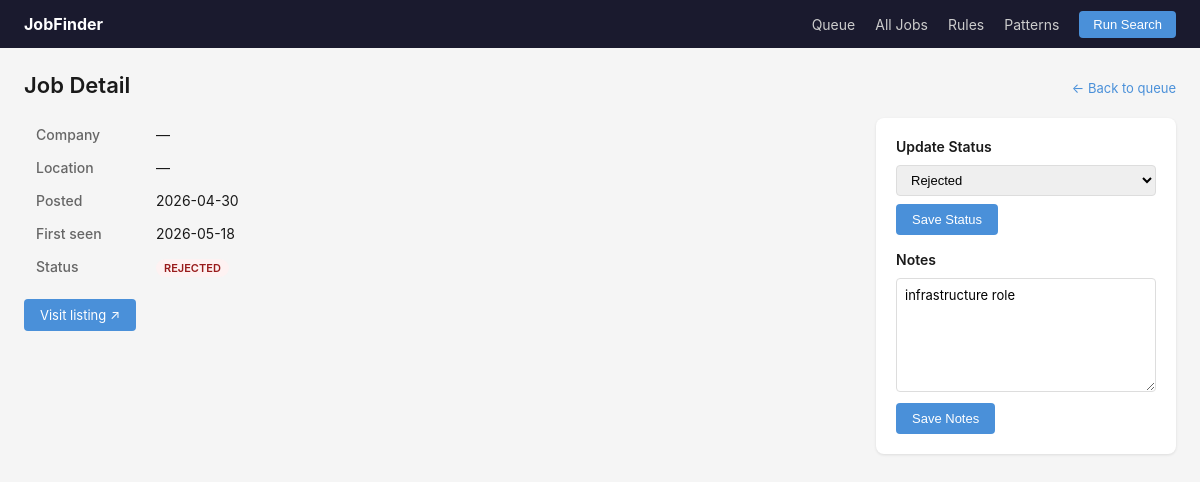
Page /jobs/5 on the committed database.
### tables this page shows
CREATE TABLE jobs (
                id           INTEGER PRIMARY KEY AUTOINCREMENT,
                url          TEXT NOT NULL UNIQUE,
                title        TEXT,
                company      TEXT,
                location     TEXT,
                description  TEXT,
                posted_date  TEXT,
                first_seen   TEXT NOT NULL,
                status       TEXT NOT NULL DEFAULT 'new'
                                 CHECK(status IN ('new','saved','applied','rejected','interviewing')),
                notes        TEXT
            );

### jobfinder/app.py (the view)
    @app.route("/jobs/<int:job_id>")
    def job_detail(job_id):
        conn = get_conn()
        job = get_job(conn, job_id)
        if not job:
            flash("Job not found.")
            return redirect(url_for("index"))
        return render_template("job_detail.html", job=dict(job))

### jobfinder/database.py (called while the page is built)
def get_connection(db_path: str = "jobs.db") -> sqlite3.Connection:
    conn = sqlite3.connect(db_path)
    conn.row_factory = sqlite3.Row
    conn.execute("PRAGMA journal_mode=WAL")
    conn.execute("PRAGMA foreign_keys=ON")
    return conn

def get_job(conn: sqlite3.Connection, job_id: int) -> sqlite3.Row | None:
    return conn.execute("SELECT * FROM jobs WHERE id = ?", (job_id,)).fetchone()

### templates/job_detail.html (shortened to what this page needs)
{% extends "base.html" %}
{% block content %}
<div class="page-header">
  <h1>{{ job.title or 'Job Detail' }}</h1>
  <a href="{{ url_for('index') }}" class="back-link">← Back to queue</a>
</div>
<div class="detail-grid">
  <div class="detail-main">
    <table class="detail-table">
      <tr><th>Company</th><td>{{ job.company or '—' }}</td></tr>
      <tr><th>Location</th><td>{{ job.location or '—' }}</td></tr>
      <tr><th>Posted</th><td>{{ job.posted_date or 'Unknown' }}</td></tr>
      <tr><th>First seen</th><td>{{ job.first_seen[:10] }}</td></tr>
      <tr><th>Status</th>
          <td><span class="status-badge status-{{ job.status }}">{{ job.status }}</span></td></tr>
    </table>
    <div class="visit-block">
      <a href="{{ job.url }}" target="_blank" class="btn-primary">Visit listing ↗</a>
    </div>
  </div>
  <div class="detail-sidebar">
    <h3>Update Status</h3>
    <form method="post" action="{{ url_for('update_status', job_id=job.id) }}">
      <select name="status" class="status-select">
        {% for s in ['new', 'saved', 'applied', 'interviewing', 'rejected'] %}
        <option value="{{ s }}" {{ 'selected' if job.status == s }}>{{ s.title() }}</option>
        {% endfor %}
      </select>
      <button type="submit" class="btn-primary">Save Status</button>
    </form>
    <h3>Notes</h3>
    <form method="post" action="{{ url_for('update_notes', job_id=job.id) }}">
      <textarea name="notes" rows="6" class="notes-area">{{ job.notes or '' }}</textarea>
      <button type="submit" class="btn-primary">Save Notes</button>
    </form>
  </div>
</div>
{% endblock %}

### static/style.css (style rules this page uses)
*, *::before, *::after { box-sizing: border-box; margin: 0; padding: 0; }
body { font-family: -apple-system, BlinkMacSystemFont, "Segoe UI", sans-serif; font-size: 14px; color: #1a1a1a; background: #f5f5f5; }
.page-header { display: flex; align-items: baseline; justify-content: space-between; margin-bottom: 20px; }
.page-header h1 { font-size: 22px; font-weight: 600; }
.back-link { font-size: 13px; color: #4a90d9; text-decoration: none; }
.btn-primary { background: #4a90d9; color: #fff; border: none; border-radius: 4px; padding: 8px 16px; cursor: pointer; font-size: 13px; display: inline-block; text-decoration: none; }
.status-badge { padding: 2px 8px; border-radius: 10px; font-size: 11px; font-weight: 600; text-transform: uppercase; }
.status-rejected { background: #fef2f2; color: #991b1b; }
.detail-grid { display: grid; grid-template-columns: 1fr 300px; gap: 24px; }
.detail-table { border-collapse: collapse; width: 100%; }
.detail-table th { width: 120px; text-align: left; padding: 8px 12px; color: #666; font-weight: 500; vertical-align: top; }
.detail-table td { padding: 8px 12px; }
.visit-block { margin-top: 16px; }
.detail-sidebar { background: #fff; border-radius: 8px; padding: 20px; box-shadow: 0 1px 3px rgba(0,0,0,.1); height: fit-content; }
.detail-sidebar h3 { font-size: 14px; font-weight: 600; margin-bottom: 10px; margin-top: 16px; }
.detail-sidebar h3:first-child { margin-top: 0; }
.status-select { width: 100%; padding: 6px 10px; border: 1px solid #ddd; border-radius: 4px; margin-bottom: 8px; font-size: 13px; }
.notes-area { width: 100%; padding: 8px; border: 1px solid #ddd; border-radius: 4px; resize: vertical; font-size: 13px; margin-bottom: 8px; font-family: inherit; }

### rows in the picture
jobs: posted_date "2026-04-30", first_seen "2026-05-18", status "REJECTED", notes "infrastructure role"

### other values in the picture
{{ job.title or 'Job Detail' }} "Job Detail"
{{ job.company or '—' }} "—"
{{ job.location or '—' }} "—"
form field status "Rejected"
